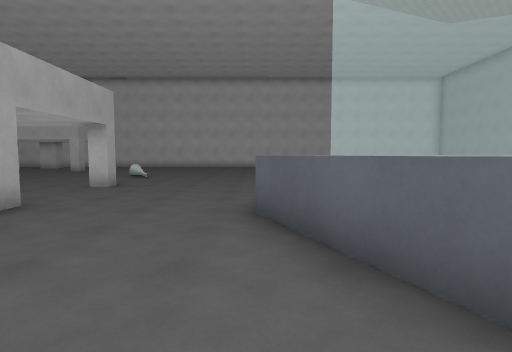
[1] (above)

24 first-person views from a walk through a level from a Godot 3-D game. The camera is 1.4 m above the floor, tilts 4° down and sees 80° across. The floor is counted in squares, 1.64 m on a side. Each view is taken from the middle of a square. On the plan, view 1 faces up. The plan holds only what a view shows up to about 11 squares ahead; the rest is blank. The place goes on beyond the plan. Surface patterns are stand-ins for the level's own textures.

[2]
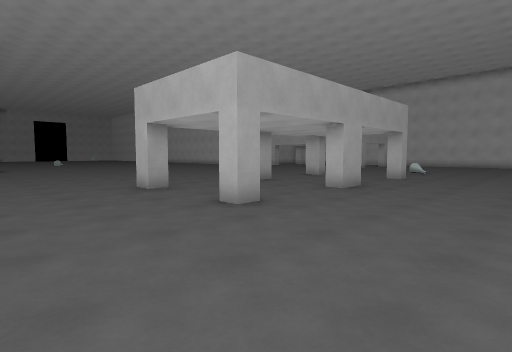

[3]
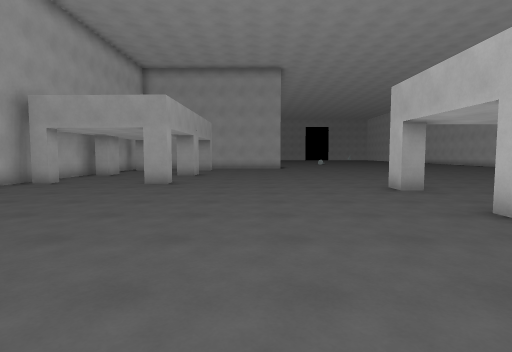

[4]
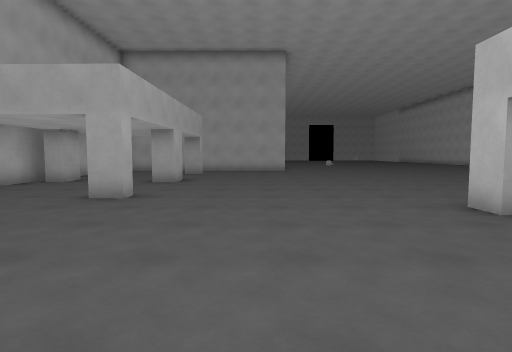

[5]
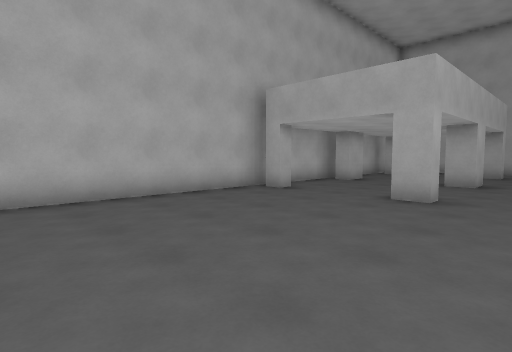

[6]
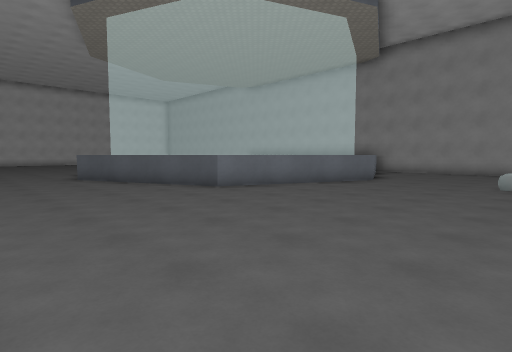

[7]
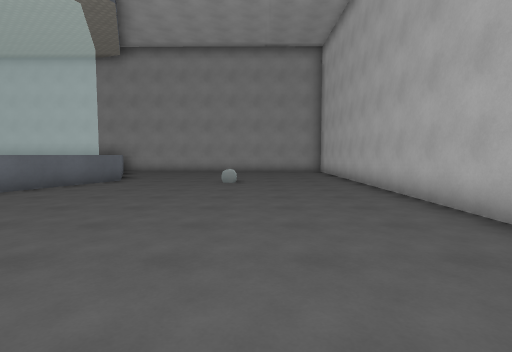

[8]
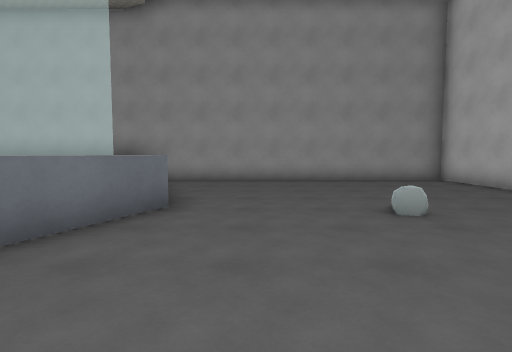

[9]
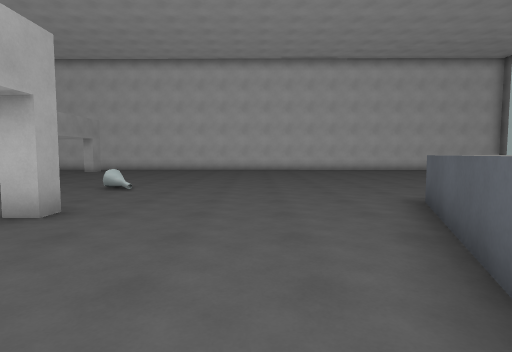

[10]
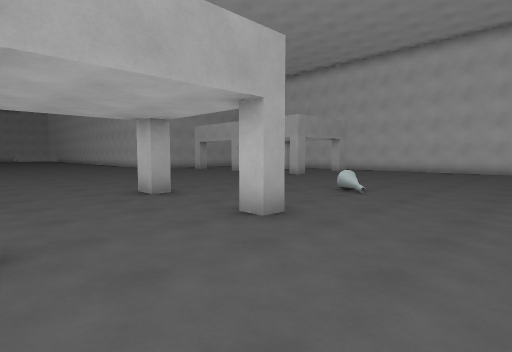

[11]
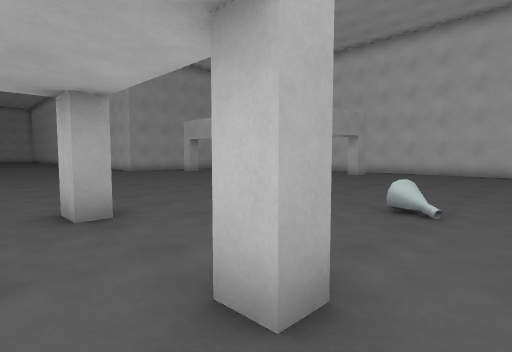

[12]
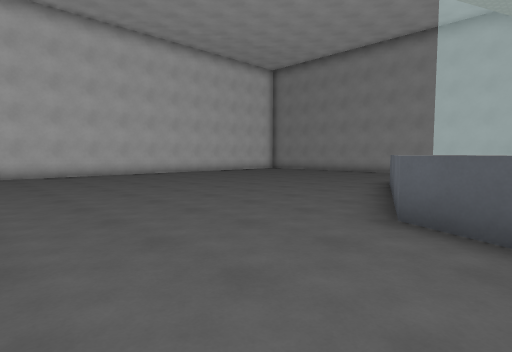

[13]
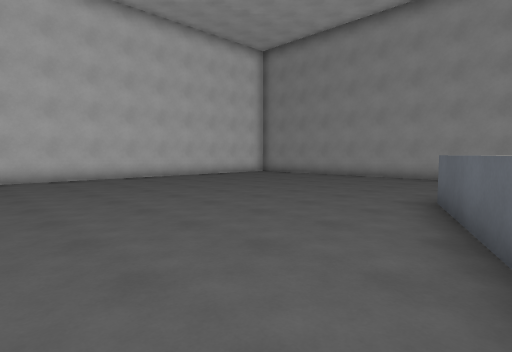

[14]
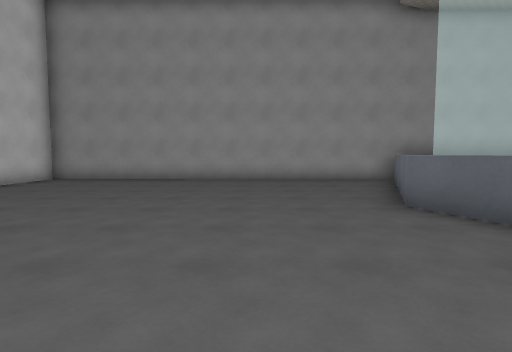

[15]
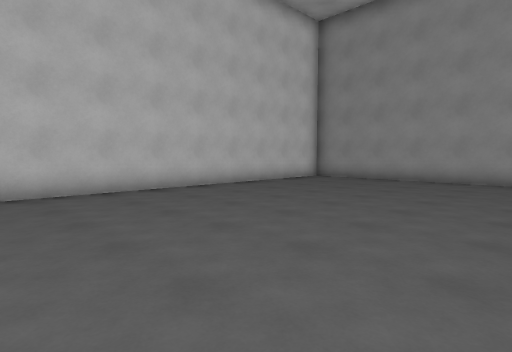

[16]
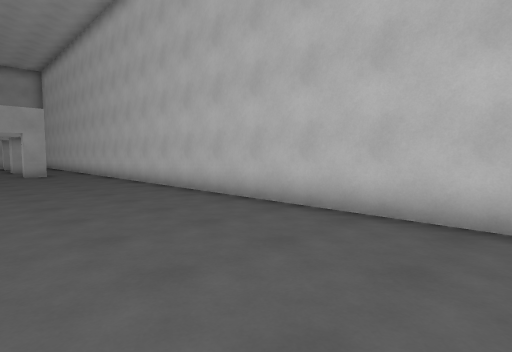

[17]
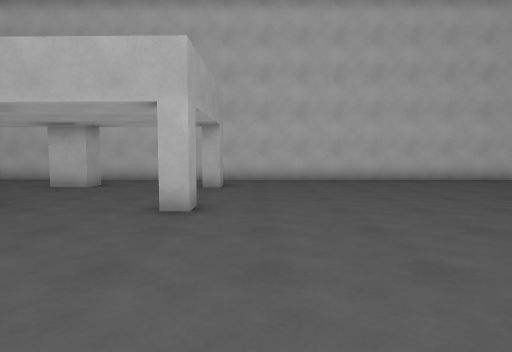

[18]
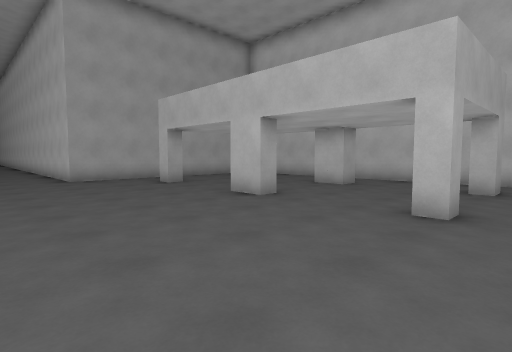

[19]
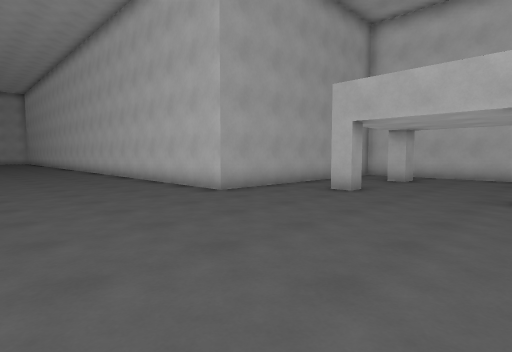

[20]
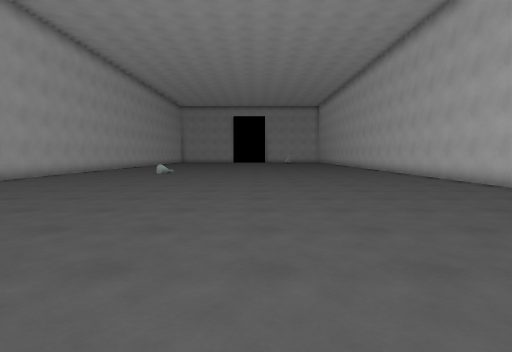

[21]
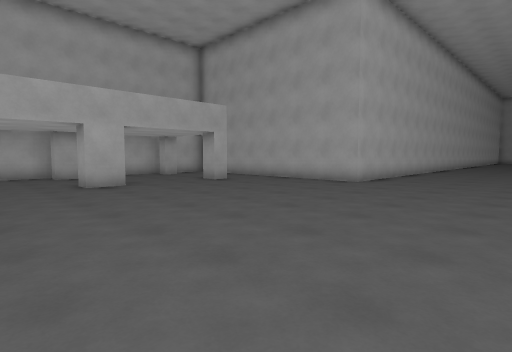

[22]
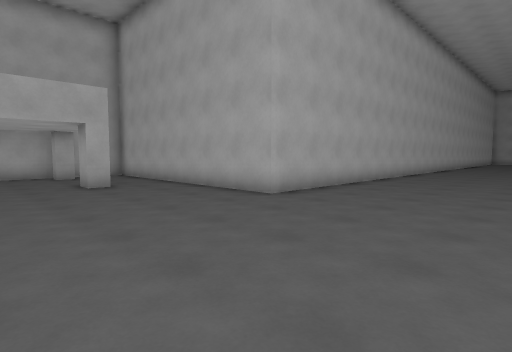

[23]
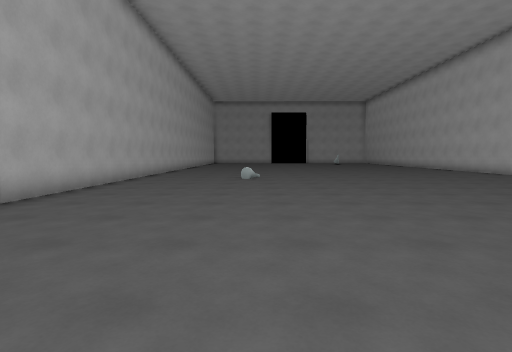

[24]
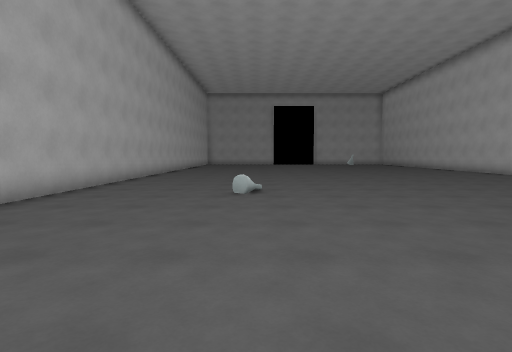

### Floor plan
Points are (right, up) in squares from view 1. A wall is a line through its corners. A room is listed if a view was taken in it or the views show most of it. See-through windows are left out.
Room 1 (views 1, 2, 3, 4, 5, 6, 7, 8, 9, 10, 11, 12, 13, 14, 15, 16, 17, 18, 19, 20, 21, 22, 23, 24)
walls: (-7.3, 5.1) (-7.3, 4.4); (-7.3, 8.6) (-7.3, 8.1) (-8, 8.1); (-3.9, 5.1) (-3.9, 4) (-4.5, 4); (-3.9, 8.6) (-3.9, 8.1) (-4.5, 8.1); (-7.3, 1.1) (-7.3, 0.5) (-8, 0.5); (-3.9, 1.1) (-3.9, 0.5) (-4.5, 0.5); (0.5, 5.7) (2.1, 9.4) (7, 11.5) (9.2, 10.6); (-9, 16.1) (-9, 15.6) (-9.5, 15.6); (-12.5, 16.1) (-12.5, 15.6) (-13.5, 15.6); (-9.4, -5.6) (-8.9, -5.6) (-8.9, -6.3); (-13.4, -5.5) (-12.4, -5.5) (-12.4, -6.2); (-16.5, 16.2) (-16.5, 15.7) (-17.1, 15.7); (-8.9, 19.7) (-8.9, 18.9) (-9.4, 18.9); (-12.4, 19.8) (-12.4, 19) (-13.4, 19); (-17, -5.4) (-16.4, -5.4) (-16.4, -6.2); (-9.5, -9.1) (-9, -9.1) (-9, -9.7); (-13.5, -9) (-12.5, -9) (-12.5, -9.6); (-16.4, 19.8) (-16.4, 19) (-17.1, 19.1); (-18.8, 18.6) (-18.8, 13.6) (-24.1, 13.7); (-13.2, -10) (-3.4, -10.1); (7.1, -2.6) (2.1, -0.5) (0, 4.5); (-17.1, -9) (-16.5, -9) (-16.5, -9.5); (9.3, 10.6) (10.7, 10); (-16.7, -10) (-15.1, -10); (12.5, 8.4) (12.6, 21.1) (-16.8, 21.4); (-31, -1.4) (-19, -1.5) (-19, -7.6); (11.8, -10.2) (12.3, -10.2) (12.4, 0.5)
objects: flask (-27, 3); flask (-5, 12); flask (6, -6)

Positions as (right, up) in squares from view 1, and headings:
1: (0, 0), facing up
2: (0, -3), facing up-left
3: (0, -3), facing left
4: (-3, -3), facing left
5: (-3, -4), facing down-left
6: (-3, -7), facing up-right
7: (-3, -7), facing right
8: (2, -4), facing right
9: (-1, 4), facing up
10: (-1, 5), facing up-left
11: (-3, 7), facing up-left
12: (-2, 8), facing up-right
13: (1, 10), facing up-right
14: (2, 14), facing right
15: (2, 14), facing up-right
16: (5, 17), facing up-left
17: (-8, 11), facing up
18: (-8, 11), facing up-left
19: (-13, 9), facing up-left
20: (-13, 7), facing left
21: (-10, 3), facing down-left
22: (-14, 3), facing down-left
23: (-16, 3), facing left
24: (-20, 3), facing left
